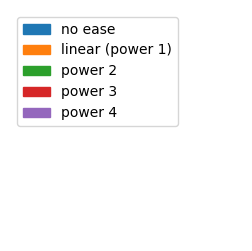
#> input picture examples/media/easing_legend.png, 252 x 251 px
$ python -i easing.py   (imports and definitions only)
#> lines starting #> are read from the running program, lines starting #| are printed output that depends on the picture
import matplotlib.pyplot as plt
import numpy as np
import pandas as pd
from matplotlib import animation, rc, quiver
# [1 line not run here, left out]
from IPython.display import HTML, Image
from itertools import groupby
from matplotlib.patches import Polygon


class Eased:

    def __init__(self, data, in_t=[], wrap=True):
        """
        Create a new instance of the class Eased().

        Parameters
        ----------
        data : numpy.array or pandas.DataFrame
            Input data to create a new instance of the Eased class. The data must
            have as many rows as keyframes and twice as many columns as the object
            coordinates, i.e. the columns are consecutive pairs of x- and y-coordinates.
        in_t : list, optional
            List of integers, where each integer is related to the rows of the input data.
            The easing will be applied to the rows specified in the `in_t` parameter,
            in the order given. If `in_t` is not specified ([], empty list), the easing
            will be applied to all rows in order. The default is [].
        wrap : boolean, optional
            Determines whether to wrap the animation back to the initial keyframe.
            The default is True.

        Returns
        -------
        None.

        """

        if not isinstance(in_t, list):
            raise TypeError("in_t must be a list")

        if not all(isinstance(item, int) for item in in_t):
            raise TypeError("in_t must be a list of integers")

        if isinstance(data, pd.DataFrame):

            if data.dtypes.nunique() != 1:
                raise TypeError("Data must have the same data type")

            self.columns = data.columns

            if not in_t:
                in_t = np.arange(len(data.index.values))

            labels = data.index.values[in_t]

            """
            if isinstance(data.loc[data.index[0]][0], plt.Rectangle):   # Get this documented

                coords = np.zeros((len(data), 4*2))
                for z_, row in data.iterrows():
                    z = list(data.index).index(z_)
                    x0, y0 = row[0].get_xy()
                    w = row[0].get_width()
                    h = row[0].get_height()
                    coords[z, 0*2], coords[z, 0*2+1] = x0, y0
                    coords[z, 1*2], coords[z, 1*2+1] = x0, y0+h
                    coords[z, 2*2], coords[z, 2*2+1] = x0+w, y0+h
                    coords[z, 3*2], coords[z, 3*2+1] = x0+w, y0

                data = coords


            elif isinstance(data.loc[data.index[0]][0], quiver.Quiver): # Get this documented

                coords = []
                for z_, row in data.iterrows():
                    coords_z = []
                    z = list(data.index).index(z_)
                    xy0 = row[0].XY
                    w0 = row[0].U
                    h0 = row[0].V
                    for i, xy, w, h in zip(range(len(xy0)), xy0, w0, h0):
                        coords_z.extend([xy[0], xy[1], w, h])

                    coords.append(coords_z)
                data = np.array(coords)
            """

            if np.issubdtype(data.dtypes[0], np.integer):
                data = data.astype('float')
                data = data.values

            elif np.issubdtype(data.dtypes[0], np.floating):
                data = data.values


        elif isinstance(data, np.ndarray):

            if not in_t:
                in_t = np.arange(np.shape(data)[0])

            labels = [""] * len(in_t) # with new approach, otherwise +1


        else:
            print('\033[91m' + "Data is unrecognized type : must be either a numpy Array or pandas DataFrame")


        if wrap:
            in_t = np.append(in_t, in_t[:1])
            labels = np.append(labels, labels[:1])


        self.labels = labels
        self.n_dims = len(np.shape(data))
        self.int_t = in_t
        self.data = data


    # [227 lines left out: functions _assign_main_frames, _save_main_frames, _set_label, no_ease, power_ease, overshoot_ease, not called in this run]


    def scatter_animation2d(self, duration=1.0,
                            destination=None, save_main_frames=False,
                            feat_kws=dict(), ax_kws=dict(),
                            label=False, label_kws=dict(), figsize=(6, 6)):
        """
        Creates a 2d scatter plot animation.

        Parameters
        ----------
        duration : float, optional
            Duration of each stage, in seconds. The default is 1.0.
        destination : string, optional
            Output path for the animation. The default is None.
        save_main_frames : bool or str, optional
            Determines whether keyframes are saved as PNG figures.
            If set to a string, specifies the path where the figures
            will be saved. The default is False.
        feat_kws : dictionary, optional
            patches.Polygon keywords. The default is an empty dictionary.
        ax_kws : dictionary, optional
            Matplotlib.Axes keywords. The default is an empty dictionary.
        label : boolean, optional
            True for plotting labels in the plot. Labels can only be taken from
            the keys of the dictionary passed as data. The default is False.
        label_kws : dictionary, optional
            Matplotlib.Text keywords. The default is an empty dictionary.
        figsize : tuple, optional
            Size of the plot. The default is (6,6).

        Returns
        -------
        FuncAnimation
            Animation.

        """


        # Running checks on data for mishappen arrays.
        if np.shape(self.data)[1]%2!=0:
            raise ValueError ("Failed: Data must have an even number of columns")


        # Eased data
        it_data = self.eased

        # Set figure
        fig, ax = plt.subplots(figsize=figsize)
        ax_kws_default={'xlim':[np.min(it_data)-1, np.max(it_data)+1],
                        'ylim':[np.min(it_data)-1, np.max(it_data)+1],}

        ax_kws = {**ax_kws_default, **ax_kws}
        ax.set(**ax_kws)


        # Set feature
        feat_kws_default={'color' : 'black',
                          'marker' : 'o',
                          'markersize' : 5,
                          'linestyle' : 'none',
                          'alpha' : 1.0}

        feat_kws = {**feat_kws_default, **feat_kws}


        n_dots = int(np.shape(self.data)[1]/2) # because columns has stacked x and y, so only half the size of data are points.
        dots = []
        for i in range(n_dots):
            dots.append(ax.plot([], [], **feat_kws))


        # [11 lines left out: function animate, not called in this run]


        anim = animation.FuncAnimation(fig, animate, frames=self.n_frames,
                                       interval=1000*duration/self.n_steps,
                                       repeat=False, blit=False)


        if destination is not None:
            _save_anim(anim, destination, fps=self.n_steps)

        return anim


    # [179 lines left out: functions polyline_animation2d, polygon_animation2d, _anim_points, not called in this run]


def _anim_line(ax, z, data, n_dots, feat_kws=dict()):
    _anim_points(ax, z, data, n_dots, feat_kws)


# [216 lines left out: functions _anim_polygon, _anim_arrow, _add_label, _save_anim, _save_main_frames, animation2d, not called in this run]


# [3 lines not run here, left out]

>>> import cv2
>>> picture = cv2.imread('examples/media/easing_legend.png', cv2.IMREAD_GRAYSCALE)
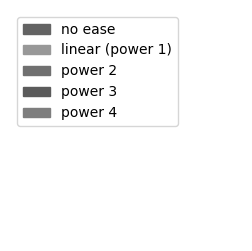
#> picture: shape (251, 252); min 0, max 255, mean 247.5
>>> result = Eased(picture).scatter_animation2d()
#> (the run stopped early here; a loop or call above may not have finished)
